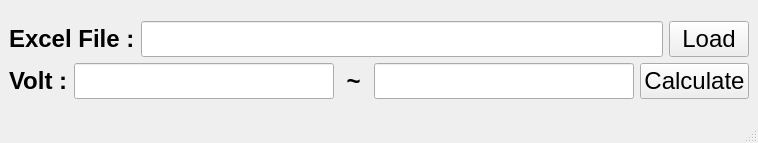
<?xml version="1.0" encoding="UTF-8"?>
<ui version="4.0">
 <class>MainWindow</class>
 <widget class="QMainWindow" name="MainWindow">
  <property name="geometry">
   <rect>
    <x>0</x>
    <y>0</y>
    <width>758</width>
    <height>143</height>
   </rect>
  </property>
  <property name="windowTitle">
   <string>Task1 - Calulate &quot;Gp_W&quot; (with tolerance)</string>
  </property>
  <widget class="QWidget" name="centralwidget">
   <layout class="QGridLayout" name="gridLayout">
    <item row="0" column="0">
     <layout class="QVBoxLayout" name="verticalLayout">
      <item>
       <layout class="QHBoxLayout" name="horizontalLayout">
        <item>
         <widget class="QLabel" name="label">
          <property name="font">
           <font>
            <pointsize>18</pointsize>
            <weight>75</weight>
            <bold>true</bold>
           </font>
          </property>
          <property name="text">
           <string>Excel File :</string>
          </property>
         </widget>
        </item>
        <item>
         <widget class="QLineEdit" name="txt_file">
          <property name="font">
           <font>
            <pointsize>18</pointsize>
           </font>
          </property>
         </widget>
        </item>
        <item>
         <widget class="QPushButton" name="btn_load">
          <property name="font">
           <font>
            <pointsize>18</pointsize>
           </font>
          </property>
          <property name="text">
           <string>Load</string>
          </property>
         </widget>
        </item>
       </layout>
      </item>
      <item>
       <layout class="QHBoxLayout" name="horizontalLayout_2">
        <item>
         <widget class="QLabel" name="label_2">
          <property name="font">
           <font>
            <pointsize>18</pointsize>
            <weight>75</weight>
            <bold>true</bold>
           </font>
          </property>
          <property name="text">
           <string>Volt :</string>
          </property>
         </widget>
        </item>
        <item>
         <widget class="QLineEdit" name="txt_v1">
          <property name="font">
           <font>
            <pointsize>18</pointsize>
           </font>
          </property>
         </widget>
        </item>
        <item>
         <widget class="QLabel" name="label_3">
          <property name="font">
           <font>
            <pointsize>18</pointsize>
            <weight>75</weight>
            <bold>true</bold>
           </font>
          </property>
          <property name="text">
           <string> ~ </string>
          </property>
         </widget>
        </item>
        <item>
         <widget class="QLineEdit" name="txt_v2">
          <property name="font">
           <font>
            <pointsize>18</pointsize>
           </font>
          </property>
         </widget>
        </item>
        <item>
         <widget class="QPushButton" name="btn_cal">
          <property name="font">
           <font>
            <pointsize>18</pointsize>
           </font>
          </property>
          <property name="text">
           <string>Calculate</string>
          </property>
         </widget>
        </item>
       </layout>
      </item>
     </layout>
    </item>
   </layout>
  </widget>
  <widget class="QStatusBar" name="statusbar"/>
 </widget>
 <resources/>
 <connections/>
</ui>
